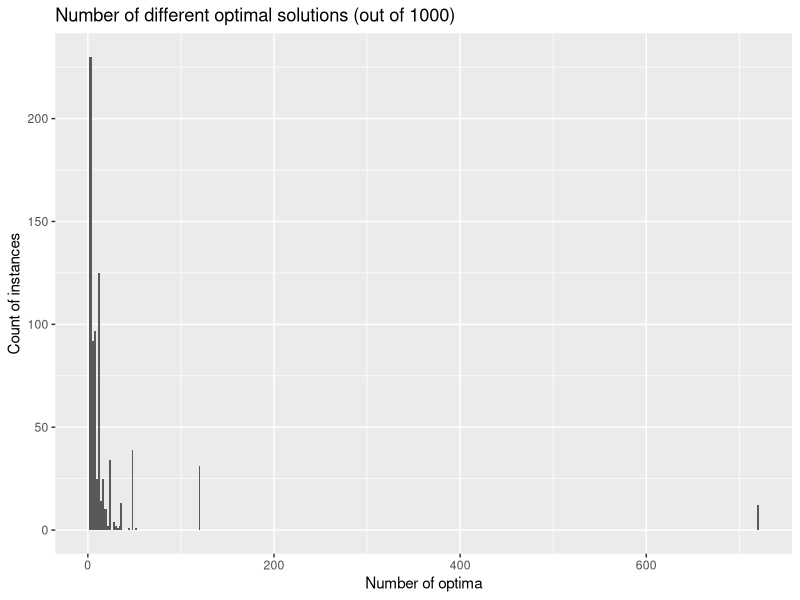
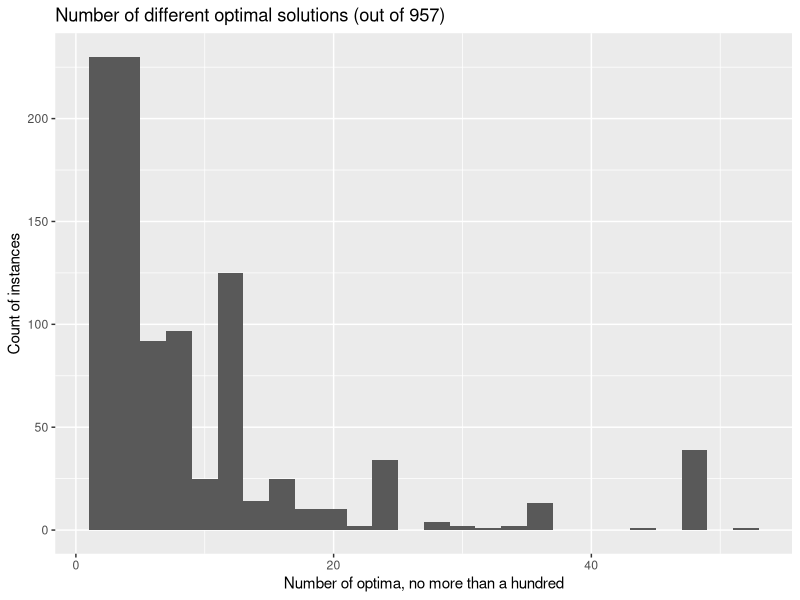
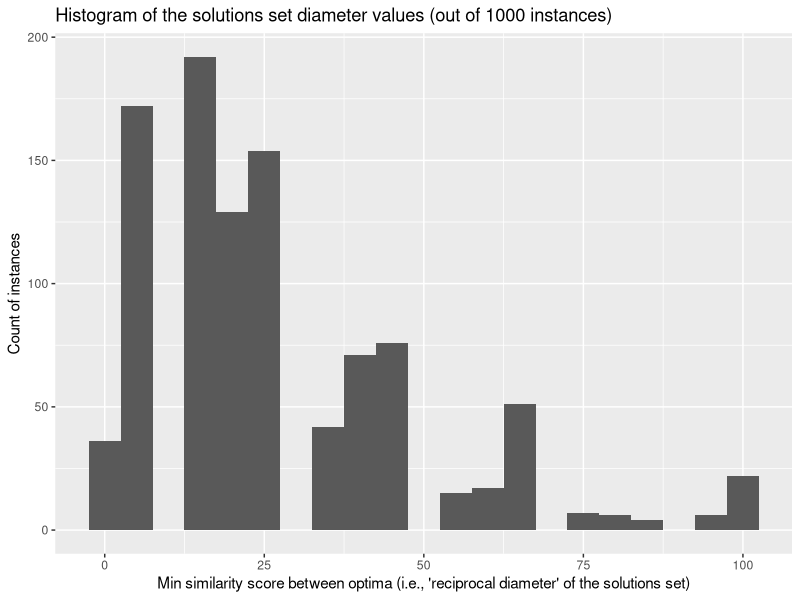
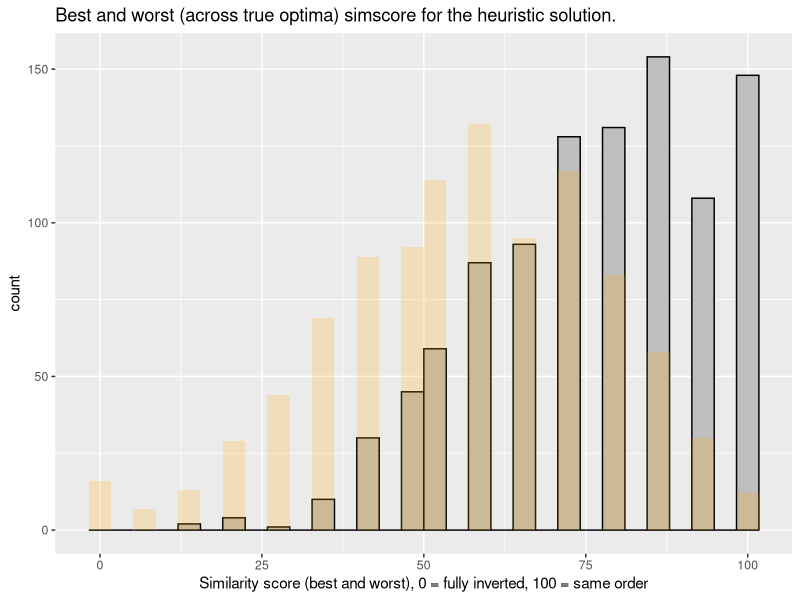
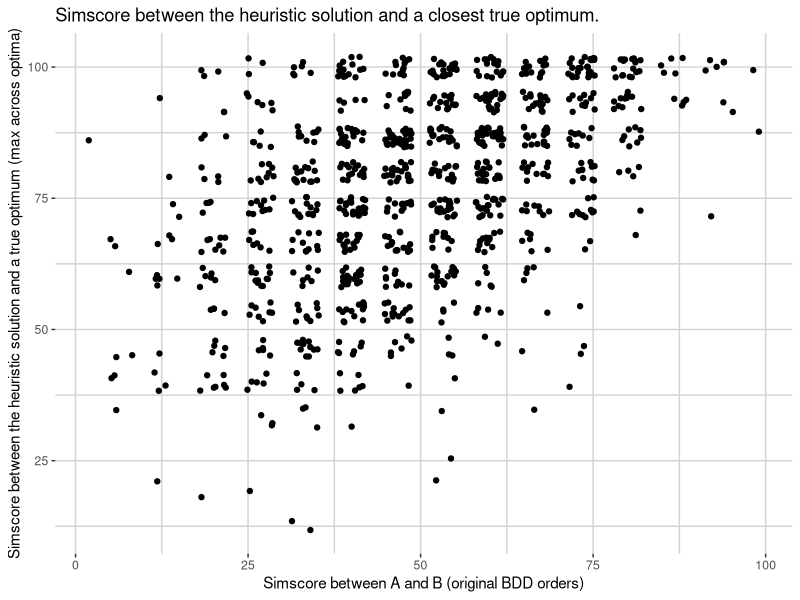
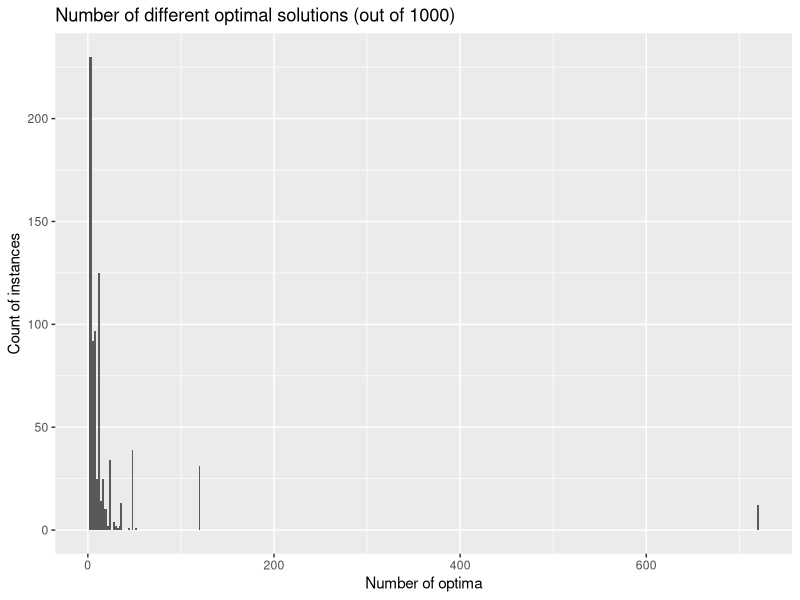
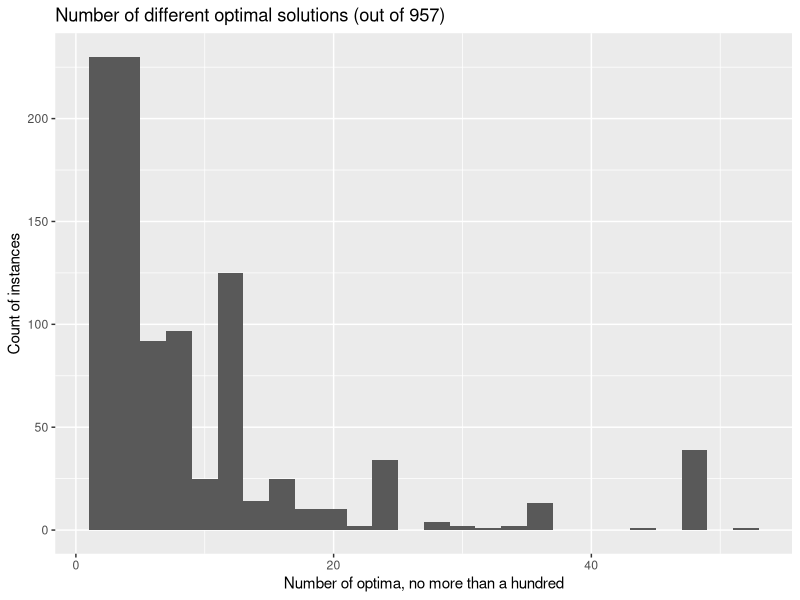
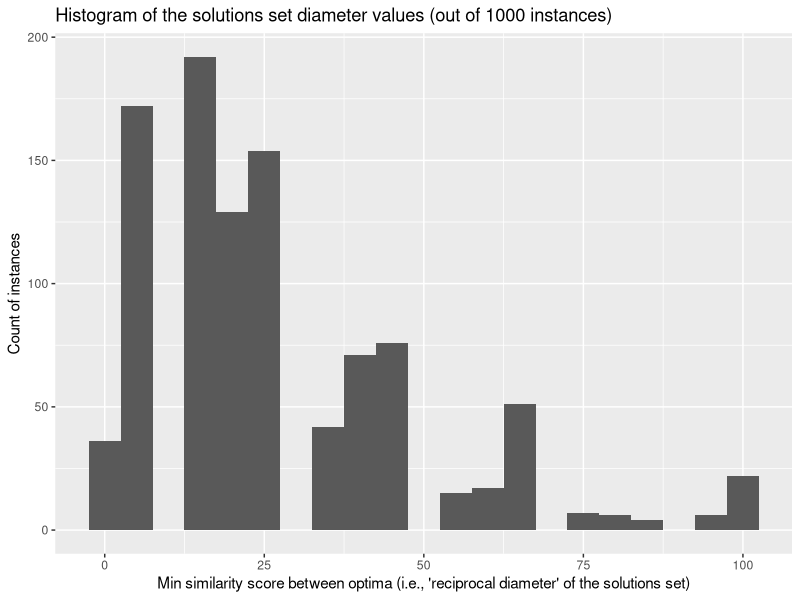

Source code (R) for these figures, in order:
library(ggplot2)
library(dplyr)

df = read.csv("./run_logs/heu_sol_struct_6vars.csv")
nrow(df)

ggplot(df) +
  geom_histogram(aes(x = no_opts), binwidth = 2) +
  xlab("Number of optima") +
  ylab("Count of instances") +
  ggtitle(paste("Number of different optimal solutions (out of ", nrow(df), ")", sep=""))

ggsave("./figures/experimental/no_opts_all.png")

ggplot(filter(df, no_opts <= 100)) +
  geom_histogram(aes(x = no_opts), binwidth = 2) +
  xlab("Number of optima, no more than a hundred") +
  ylab("Count of instances") +
  ggtitle(paste("Number of different optimal solutions (out of ",
                nrow(filter(df, no_opts <= 100)), ")", sep = ""))

ggsave("./figures/experimental/no_opts_reasonable.png")

ggplot(df) +
  geom_histogram(aes(x=opts_diam), binwidth=5) +
  xlab("Min similarity score between optima (i.e., 'reciprocal diameter' of the solutions set)") +
  ylab("Count of instances") +
  ggtitle(paste("Histogram of the solutions set diameter values (out of ",
          nrow(df), " instances)",
          sep = ""
      ))

ggsave("./figures/experimental/opts_diam.png")

ggplot(df) +
  geom_histogram(aes(x = best_VS_simscore), fill='grey', color='black') +
  geom_histogram(aes(x = worst_VS_simscore), fill="orange", alpha=0.2) +
  xlab("Similarity score (best and worst), 0 = fully inverted, 100 = same order") +
  ggtitle("Best and worst (across true optima) simscore for the heuristic solution.")

ggsave("./figures/experimental/heuristic_simscore.png")

ggplot(df) +
  geom_jitter(aes(x=AB_simscore, y=best_VS_simscore), width=2, height=2) +
  xlab("Simscore between A and B (original BDD orders)") +
  ylab("Simscore between the heuristic solution and a true optimum (max across optima)") +
  ggtitle("Simscore between the heuristic solution and a closest true optimum.") +
  theme(
    panel.background = element_blank(),
    panel.grid.major = element_line(size = 0.5, linetype = 'solid',
                                    colour = "lightgrey"),
    panel.grid.minor.x = element_line(size=0.5,linetype = 'solid', colour = "lightgrey"),
    panel.grid.minor.y = element_line(size=0.5,linetype = 'solid', colour = "lightgrey")
  )

ggsave("./figures/experimental/heuristic_simscore_vs_AB_simscore.png")

str(df)
sum(df$opts_diam < 25)

str(df)

sum(df$best_VS_simscore > 75)
